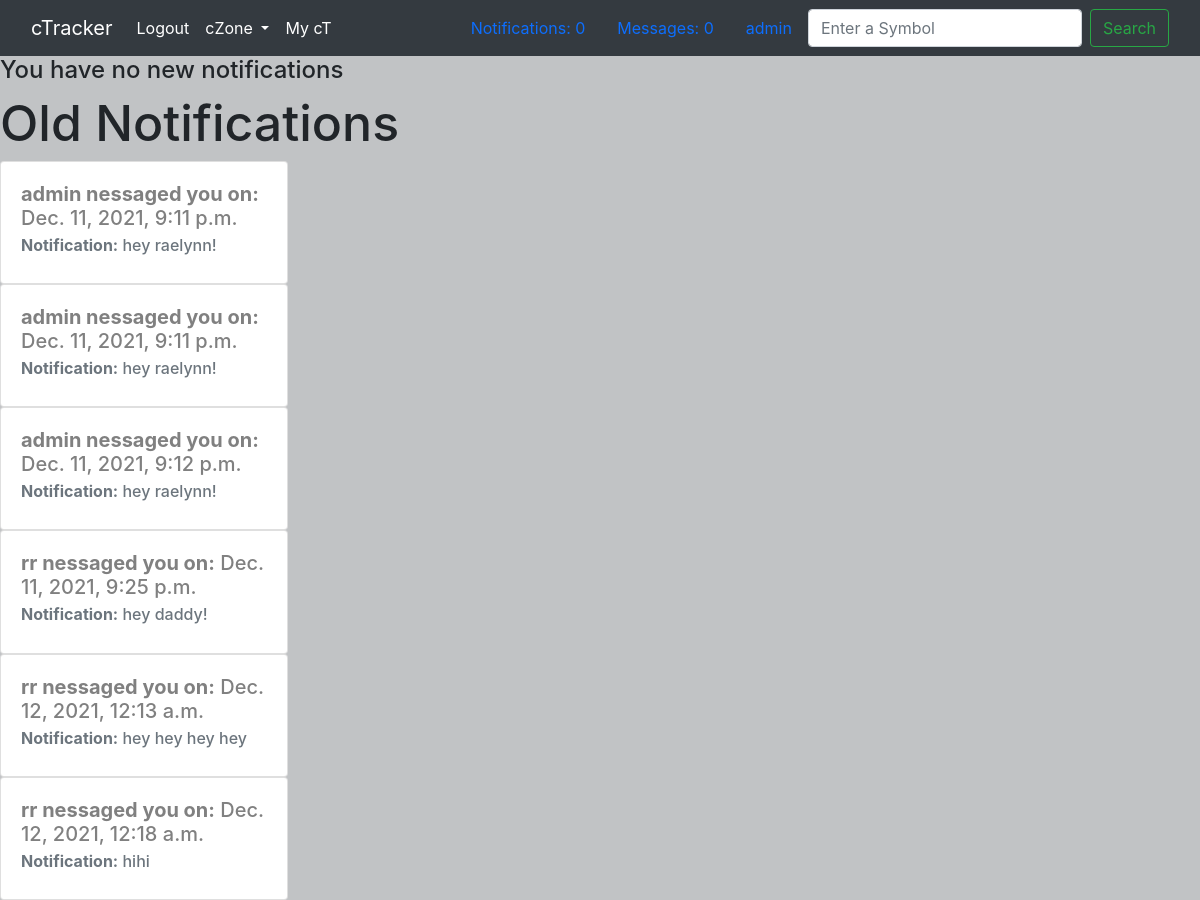
The page /my-notifications/1/ on the database its author committed.
### member/models.py (models this page shows)
class Member(AbstractUser):
    def __str__(self):
        return self.username

### messaging/models.py (models this page shows, shortened)
class MessageNotification(models.Model):
    message = models.ForeignKey(
        Message, related_name="%(class)s_message", null=True, on_delete=models.CASCADE
    )
    member_notified = models.ForeignKey(
        Member,
        related_name="%(class)s_member_notified",
        null=True,
        on_delete=models.CASCADE,
    )
    is_new = models.BooleanField(default=True)
    time_notified = models.DateTimeField(default=timezone.now)
    def __str__(self):
        return self.message.body

class Message(models.Model):
    body = models.TextField(max_length=500)
    author = models.ForeignKey(
        Member, related_name="%(class)s_author", null=True, on_delete=models.CASCADE
    )
    recipient = models.ForeignKey(
        Member, related_name="%(class)s_recipient", null=True, on_delete=models.CASCADE
    )
    is_new = models.BooleanField(default=True)
    time_sent = models.DateTimeField(default=timezone.now)

### messaging/views.py (the view)
# urls.py: path("my-notifications/<int:id>/", messaging_views.member_notifications, name="my-notifications"),
def member_notifications(request, id):
    template = "notifications.html"
    signed_in_member = Member.objects.get(id=id)
    message_count = get_new_messages_count(signed_in_member)
    notification_count = get_notifications_count(signed_in_member)
    new_member_notifications = MessageNotification.objects.filter(
        Q(member_notified=signed_in_member) & Q(is_new=True)
    )
    old_member_notifications = MessageNotification.objects.filter(
        Q(member_notified=signed_in_member) & Q(is_new=False)
    )
    context = {
        "old_member_notifications": old_member_notifications,
        "new_member_notifications": new_member_notifications,
        "signed_in_member": signed_in_member,
        "message_count": message_count,
        "notification_count": notification_count,
    }
    for notification in new_member_notifications:
        notify_seen(notification)
    return render(request, template, context)

### messaging/views.py (called while the page is built)
def get_new_messages_count(logged_in_member):
    signed_in_member = logged_in_member
    member_messages = Message.objects.filter(
        Q(recipient=signed_in_member) & Q(is_new=True)
    )
    messages_count = len(member_messages)
    return messages_count

def get_notifications_count(logged_in_member):
    signed_in_member = logged_in_member
    new_member_notifications = MessageNotification.objects.filter(
        Q(member_notified=signed_in_member) & Q(is_new=True)
    )
    return len(new_member_notifications)

### templates/notifications.html (shortened to what this page needs)
{% extends 'base.html' %}
  {% block content %}
  <div>
    {% if new_member_notifications %}
    {% for noti in new_member_notifications %}
    <div class="card" style="width: 18rem;">
        <div class="card-body">
          <h5 class="card-title">{{noti.message}}</h5>
          <h6 class="card-subtitle mb-2 text-muted">{{noti.member_notified.username}}</h6>
        </div>
      </div>
    {% endfor %}
    {% else %}
    <h4>You have no new notifications</h4>
    {% endif %}
</div>
<div>
  <h1>Old Notifications</h1>
  {% for noti in old_member_notifications %}
  <div class="card" style="width: 18rem; ">
      <div class="card-body"">
        <h5 class="card-title" style="color: grey;"><b>{{ noti.message.author }} nessaged you on:</b> {{ noti.time_notified }}</h5>
        <h6 class="card-subtitle mb-2 text-muted"><b>Notification:</b> {{noti}}</h6>
      </div>
    </div>
  {% endfor %}
</div>
  {% endblock %}

### templates/base.html (shortened to what this page needs)
{% load static %}
<!DOCTYPE html>
<html lang="en">
  <head>
    <link
      href="https://cdn.jsdelivr.net/npm/bootstrap@5.1.0/dist/css/bootstrap.min.css"
      rel="stylesheet"
    />
    <link
      href="//maxcdn.bootstrapcdn.com/bootstrap/4.1.1/css/bootstrap.min.css"
      rel="stylesheet"
      id="bootstrap-css"
    />
     <link
      rel="stylesheet"
      type="text/css"
      href="{% static 'css/style.css' %}"
    />
  </head>
  <body>
    {% if signed_in_member.username %}
    <nav class="navbar navbar-expand-lg navbar-dark bg-dark">
      <div class="container-fluid">
        <a class="navbar-brand" href="/home/">cTracker</a>
        <div class="collapse navbar-collapse" id="navbarSupportedContent">
          <ul class="navbar-nav me-auto mb-2 mb-lg-0">
            <li class="nav-item">
                <a class="nav-link active" aria-current="page" href="/logout/">Logout</a>
              </li>
            <li class="nav-item dropdown">
              <a
                class="nav-link active dropdown-toggle"
                href="#"
                id="navbarDropdown"
                role="button"
                data-bs-toggle="dropdown"
                aria-expanded="false"
              >
                cZone
              </a>
            </li>
            <li class="nav-item">
                <a class="nav-link active" aria-current="page" href="/my-ct/">My cT</a>
              </li>
          </ul>
          <a class="nav-link active" aria-current="page" href="/my-notifications/{{signed_in_member.id}}/">Notifications: {{ notification_count }}</a>
          <a class="nav-link active" aria-current="page" href="/my-messages/{{signed_in_member.id}}/">Messages: {{ message_count }}</a>
          <a class="nav-link active" aria-current="page" href="/profile/{{signed_in_member.id}}/">{{signed_in_member.username}}</a>
          <form class="d-flex">
            <input
              class="form-control me-2"
              type="search"
              placeholder="Enter a Symbol"
              aria-label="Search"
            />
            <button class="btn btn-outline-success" type="submit">
              Search
            </button>
          </form>
        </div>
      </div>
    </nav>
      {% endif %}
    {% block content %} {% endblock %}
  </body>
</html>

### static/css/style.css (style rules this page uses)
html { background-color: #343a404d; height: auto; }
body { background-color: initial; height: fit-content; }
.carousel-item, h5 { color: #28a745; }
a { text-decoration: none; color: black; }
form { font-size: 30px; }
input { font-size: 30px; width: 300px; background-image: inherit; }
h1 { font-size: 50px; }

### rows shown on the page
Member: username "admin"
MessageNotification: message.author "admin", time_notified "Dec. 11, 2021, 9:11 p.m.", message.body "hey raelynn!"
MessageNotification: message.author "admin", time_notified "Dec. 11, 2021, 9:11 p.m.", message.body "hey raelynn!"
MessageNotification: message.author "admin", time_notified "Dec. 11, 2021, 9:12 p.m.", message.body "hey raelynn!"
MessageNotification: message.author "rr", time_notified "Dec. 11, 2021, 9:25 p.m.", message.body "hey daddy!"
MessageNotification: message.author "rr", time_notified "Dec. 12, 2021, 12:13 a.m.", message.body "hey hey hey hey"
MessageNotification: message.author "rr", time_notified "Dec. 12, 2021, 12:18 a.m.", message.body "hihi"

### other values the page prints
{{ notification_count }} "0"
{{ message_count }} "0"
